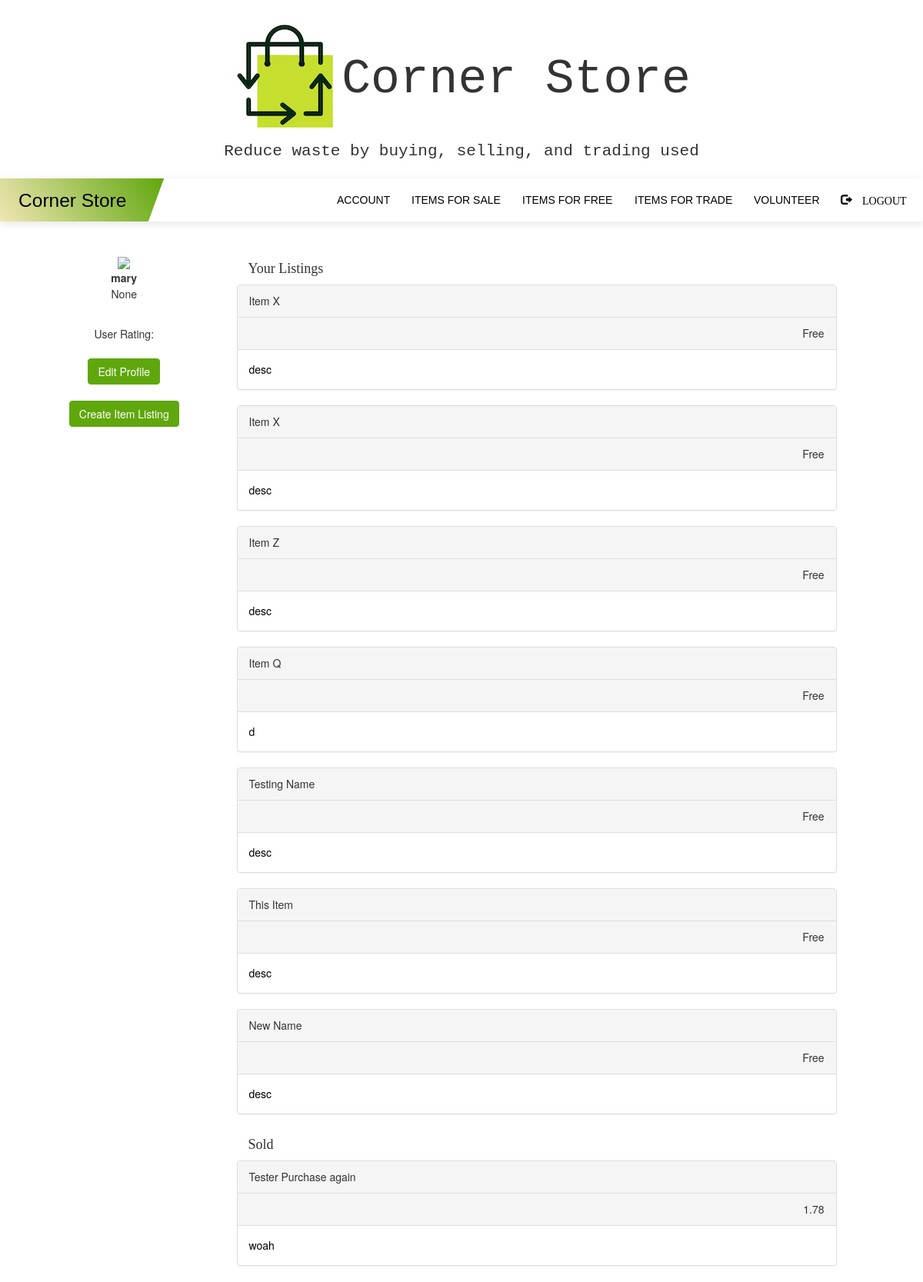
/profile (signed in), run on an earlier commit of the app's database.
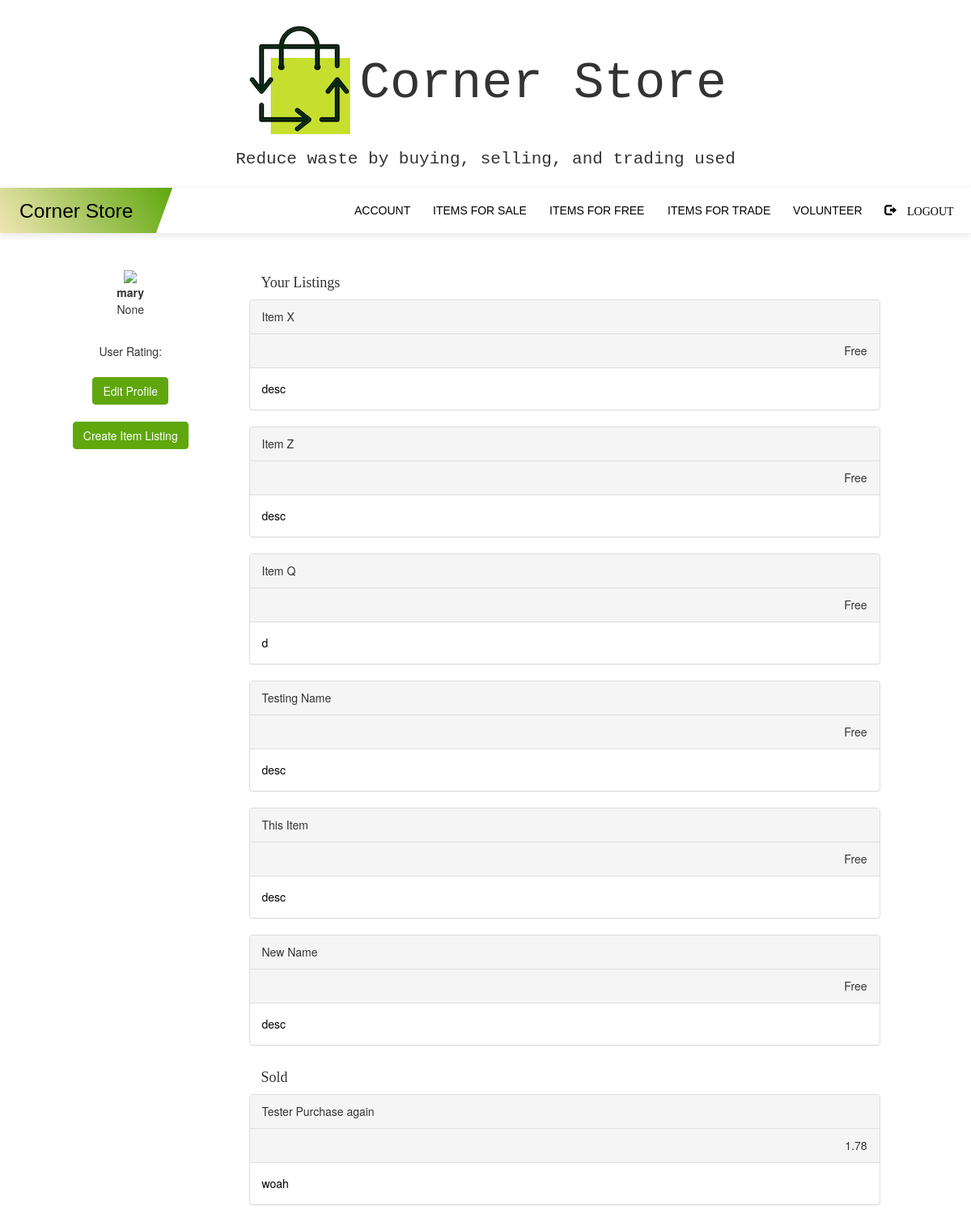
And on a later commit of the database.
### myapp/models.py (models this page shows, shortened)
class Listing(db.Model):
    id = db.Column(db.Integer, primary_key=True)
    image_file = db.Column(db.String(20),nullable=False,default='default.jpg')
    name = db.Column(db.String(64))
    description = db.Column(db.String(512))
    location = db.Column(db.Integer)
    agency = db.Column(db.String(128))
    warehouse = db.Column(db.Boolean, default=False)
    free = db.Column(db.Boolean, default=False)
    price = db.Column(db.Float, default=0.00)
    trade = db.Column(db.Boolean, default=False)
    user_id = db.Column(db.Integer, db.ForeignKey('users.id'))
    status = db.Column(db.String, default='For Sale')

### myapp/routes.py (the view)
@myapp_obj.route("/profile")
@login_required
def profile():
    username = current_user.username
    user_id = current_user.id
    agency = current_user.agency
    admin = current_user.admin
    if agency == 'True':
        return redirect('/agencyprofile')
    if admin == 'True':
        return redirect('/adminprofile')
    listings = Listing.query.filter(Listing.user_id==user_id)
    count = Listing.query.filter(Listing.user_id==user_id).count()
    sold = Listing.query.filter(Listing.user_id==user_id and Listing.status=='Sold').count()
    return render_template('profile.html', username = username, agency=agency, listings=listings, count=count, sold=sold)

### myapp/models.py (called while the page is built)
@login.user_loader
def load_user(id):
    return User.query.get(int(id))

### myapp/templates/profile.html (shortened to what this page needs)
{% extends "base.html" %}
{% block content %}
<br><br>
<div class="container rounded bg-white mt-5 mb-5">
    <div class="row">
        <div class="col-md-3 border-right">
            <div class="d-flex flex-column align-items-center text-center p-3 py-5">
                <img class="rounded-circle mt-5" width="150px" src="https://st3.depositphotos.com/15648834/17930/v/600/depositphotos_179308454-stock-illustration-unknown-person-silhouette-glasses-profile.jpg">
                <br> <center><strong><span class="font-weight-bold"> {{ username }}</span></strong>
                   <p> {{ agency }}</p>
                <br><span> User Rating: </span> <br><br>
                <span><a href="/editprofile"> <button type="button" class="btn btn-primary">Edit Profile</button> </a></span><br><br>
                <span><a href="/createlisting"><button type="button" class="btn btn-primary">Create Item Listing</button></a></span>
            </center>
            </div>
        </div>
        <div class="col-md-8 border-right">
            <div class="p-3 py-5">
                <h4 style='font-family: Monaco;'>Your Listings</h4>
                <div class="row mt-2">
                  {% if count > 0 %}
                    {% for i in listings %}
                        {% if i.status == 'For Sale' %}
                        <a href="/managelistings/{{i.id}}">
                        <div class="panel panel-default">
                          <div class="panel-heading">
                            <div class="col">{{ i.name }}</div>
                        </div>
                        <div class="panel-heading">
                                <div class='col', style="text-align:right">
                            {% if i.price==0.00 %}
                                Free
                            {% else %}
                                {{i.price }}
                            {% endif %}
                        </div>
                    </div>
                          <div class="panel-body">
                            {{ i.description }} </div>
                        </div>
                    </a>
                        {% endif %}
                    {% endfor %}
                    {% else %}
                    <div class='well'>
                    <p> None </p>
                  </div>
                    {% endif %}
                  </div>
                    <div class="p-3 py-5">
                    <h4 style='font-family: Monaco;'>Sold</h4>
                    <div class="row mt-2">
                    {% if sold > 0 %}
                    {% for i in listings %}
                        {% if i.status == 'Sold' %}
                        <a href="/managelistings/{{i.id}}">
                        <div class="panel panel-default">
                          <div class="panel-heading">
                            <div class="col">{{ i.name }}</div>
                        </div>
                        <div class="panel-heading">
                                <div class='col', style="text-align:right">
                            {% if i.price==0.00 %}
                                Free
                            {% else %}
                                {{i.price }}
                            {% endif %}
                        </div>
                    </div>
                          <div class="panel-body">
                            {{ i.description }} </div>
                        </div>
                    </a>
                        {% endif %}
                    {% endfor %}
                    {% else %}
                    <div class='well'>
                    <p> None </p>
                  </div>
                    {% endif %}
                </div>
            </div>
        </div>
    </div>
</div>
</div>
</div>
{% endblock %}

What changed in the data, as far as the page shows it:
removed Listing: name "Item X", price "Free", description "desc", shown under "Your Listings"
